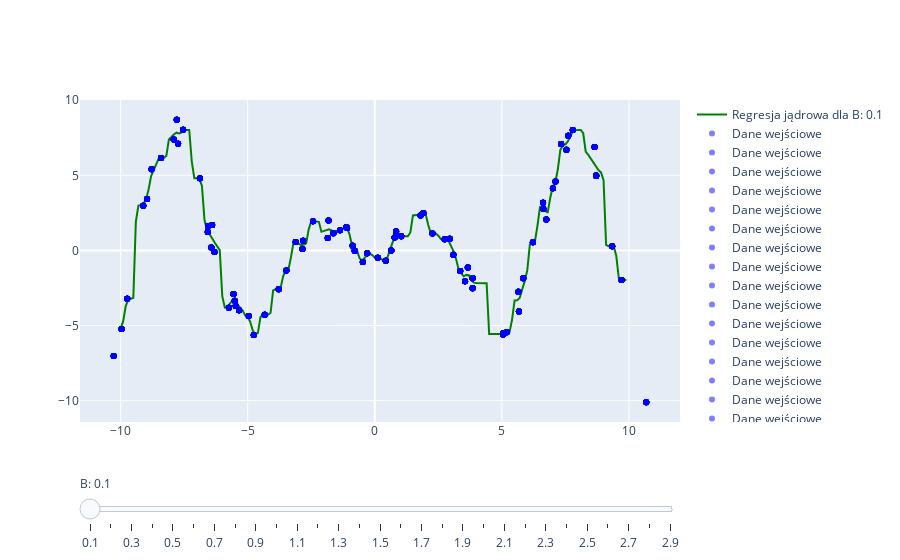

Write notebook code for a chart like this one.
### Code cell
import plotly.graph_objects as go
import numpy as np

# Create figure
fig = go.Figure()

# Add traces
for step in np.arange(0.1, 3, 0.1):
    gkr = GKR(x_synth, y_synth, step)

    x_p=[]
    y_p = []
    for x in x_real:
        x_p.append(x)
        y_p.append(gkr.predict(x))

    trace1 = go.Scatter(
            visible=False,
            line=dict(color="green", width=2),
            name="Regresja jądrowa dla B: " + str(round(step, 1)),
            x=x_p,
            y=y_p)

    fig.add_trace(trace1)

for step in np.arange(0.1, 3, 0.1):
    trace2 = go.Scatter(
            name="Dane wejściowe",
            mode='markers',
            marker=dict(color='rgba(0, 0, 255, 0.5)'),
            x=x_synth,
            y=y_synth)

    fig.add_trace(trace2)

# Make 0th trace visible
fig.data[0].visible = True

# Create and add slider
steps = []
for i in range(len(np.arange(0.1, 3, 0.1))):
    step = dict(
        method="update",
        args=[{"visible": [False] * len(fig.data)},
              {"title": "Wykres dla wartości B: " + str((i+1)/10)}],
    )
    step["args"][0]["visible"][i] = True
    step["args"][0]["visible"][i+len(np.arange(0.1, 3, 0.1))] = True
    steps.append(step)

sliders = [dict(
    active=0,
    pad={"t": 50},
    steps=steps
)]

fig.update_layout(sliders=sliders)

# Edit slider labels
fig['layout']['sliders'][0]['currentvalue']['prefix']='B: '
for i, j in enumerate(np.arange(0.1, 3, 0.1), start = 0):
    fig['layout']['sliders'][0]['steps'][i]['label']=round(j, 1)

fig.show()
